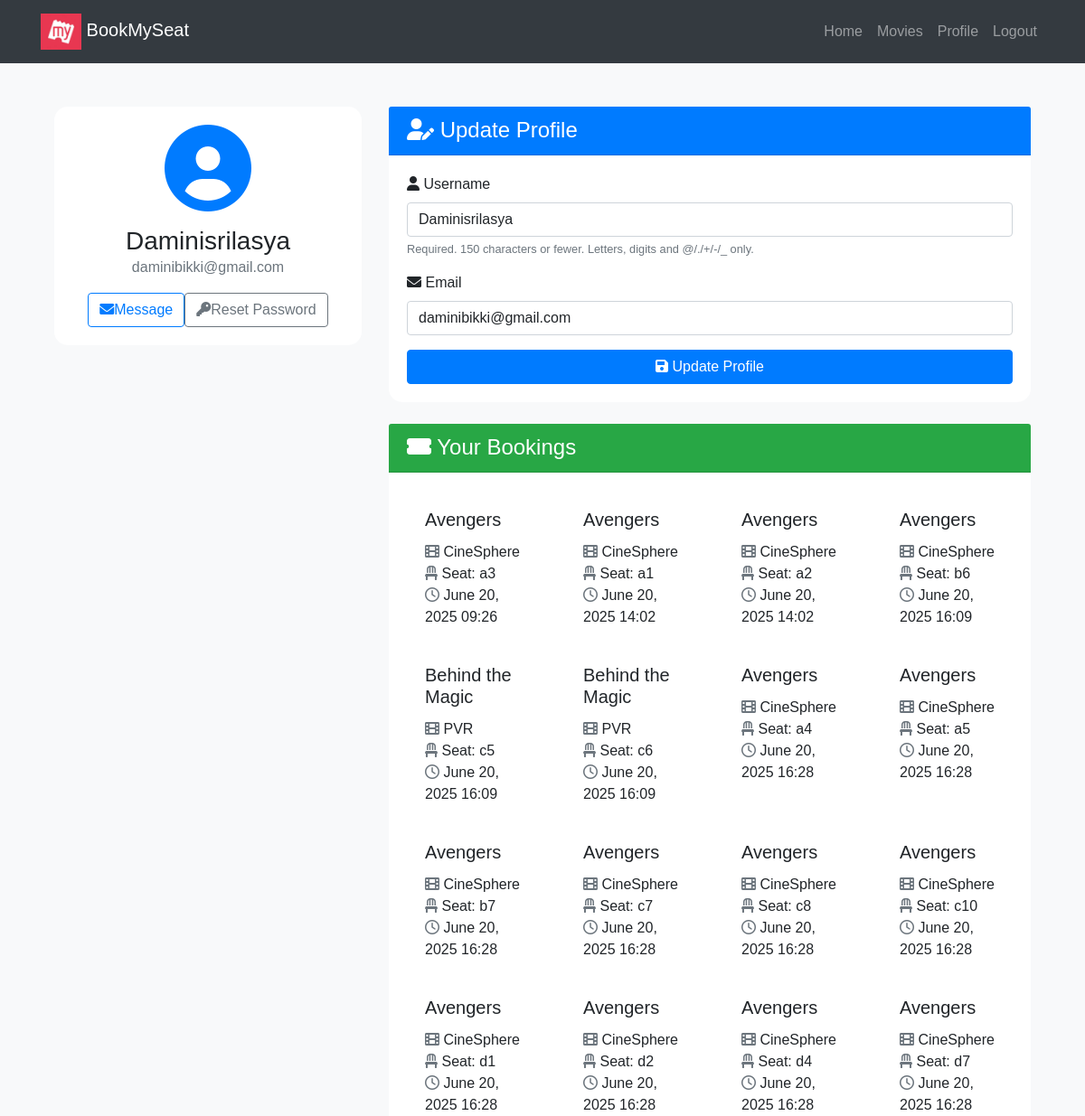
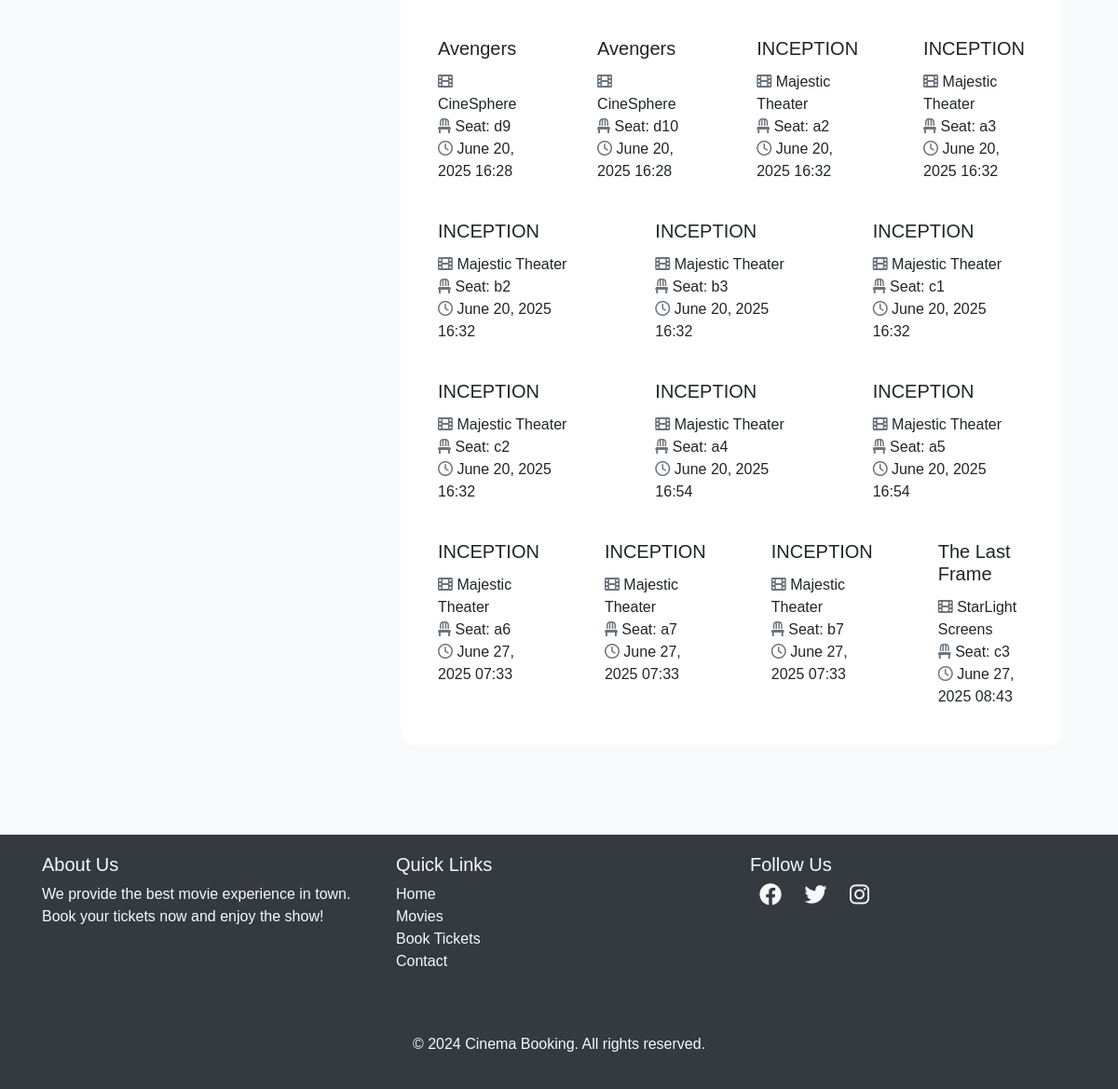
The app's page /users/profile/ (signed in) with its own data (2 pictures, top to bottom).
### movies/models.py (models this page shows, shortened)
class Booking(models.Model):
    user=models.ForeignKey(User,on_delete=models.CASCADE)
    seat=models.OneToOneField(Seat,on_delete=models.CASCADE)
    movie=models.ForeignKey(Movie,on_delete=models.CASCADE)
    theater=models.ForeignKey(Theater,on_delete=models.CASCADE)
    booked_at=models.DateTimeField(auto_now_add=True)

class Movie(models.Model):
    name= models.CharField(max_length=255)
    image= models.ImageField(upload_to="movies/")
    rating = models.DecimalField(max_digits=3,decimal_places=1)
    cast= models.TextField()
    description= models.TextField(blank=True,null=True)

class Theater(models.Model):
    name = models.CharField(max_length=255)
    movie = models.ForeignKey(Movie,on_delete=models.CASCADE,related_name='theaters')
    time= models.DateTimeField()
    base_price = models.DecimalField(max_digits=6, decimal_places=2, default=200.00)

class Seat(models.Model):
    theater = models.ForeignKey(Theater,on_delete=models.CASCADE,related_name='seats')
    seat_number = models.CharField(max_length=10)
    is_booked=models.BooleanField(default=False)

### users/views.py (the view)
# urls.py: path('profile/', profile, name='profile'),
@login_required
def profile(request):
    bookings= Booking.objects.filter(user=request.user)
    if request.method == 'POST':
        u_form = UserUpdateForm(request.POST, instance=request.user)
        if u_form.is_valid():
            u_form.save()
            return redirect('profile')
    else:
        u_form = UserUpdateForm(instance=request.user)
    return render(request, 'users/profile.html', {'u_form': u_form,'bookings':bookings})

### users/forms.py
class UserUpdateForm(forms.ModelForm):
    email = forms.EmailField()
    class Meta:
        model = User
        fields = ['username', 'email']

### templates/users/profile.html (shortened to what this page needs)
{% extends "users/basic.html" %} {% block content %}
<div class="container py-5">
  <div class="row">
    <div class="col-lg-4 mb-4">
      <div class="card shadow">
        <div class="card-body text-center">
          <div class="mb-3">
            <i class="fas fa-user-circle fa-6x text-primary"></i>
          </div>
          <h3 class="card-title mb-0">{{ user.username }}</h3>
          <p class="text-muted mb-3">{{ user.email }}</p>
          <div class="d-flex justify-content-center">
            <a href="#" class="btn btn-outline-primary me-2"><i class="fas fa-envelope me-2"></i>Message</a>
            <a href="{% url 'password_reset' %}" class="btn btn-outline-secondary"><i class="fas fa-key me-2"></i>Reset Password</a>
          </div>
        </div>
      </div>
    </div>
    <div class="col-lg-8">
      <div class="card shadow mb-4">
        <div class="card-header bg-primary text-white">
          <h4 class="mb-0"><i class="fas fa-user-edit me-2"></i> Update Profile</h4>
        </div>
        <div class="card-body">
          <form method="POST">
            {% for field in u_form %}
              <div class="mb-3">
                <label for="{{ field.id_for_label }}" class="form-label">
                  <i class="fas fa-{% if field.name == 'username' %}user{% elif field.name == 'email' %}envelope{% else %}info-circle{% endif %} me-2"></i>
                  {{ field.label }}
                </label>
                {{ field }}
                {% if field.help_text %}
                  <small class="form-text text-muted">{{ field.help_text }}</small>
                {% endif %}
              </div>
            {% endfor %}
            <button class="btn btn-primary w-100" type="submit"><i class="fas fa-save me-2"></i> Update Profile</button>
          </form>
        </div>
      </div>
      <div class="card shadow">
        <div class="card-header bg-success text-white">
          <h4 class="mb-0"><i class="fas fa-ticket-alt me-2"> </i> Your Bookings</h4>
        </div>
        <div class="card-body">
          {% if bookings %}
            <div class="row row-cols-1 row-cols-md-2 g-4">
              {% for booking in bookings %}
                <div class="col">
                  <div class="card h-100 border-0 shadow-sm">
                    <div class="card-body">
                      <h5 class="card-title">{{ booking.movie.name }}</h5>
                      <p class="card-text">
                        <i class="fas fa-film me-2 text-muted"> </i>  {{ booking.theater.name }}<br>
                        <i class="fas fa-chair me-2 text-muted"> </i>  Seat: {{ booking.seat.seat_number }}<br>
                        <i class="far fa-clock me-2 text-muted"> </i>  {{ booking.booked_at|date:"F d, Y H:i" }}
                      </p>
                    </div>
                  </div>
                </div>
              {% endfor %}
            </div>
          {% else %}
            <div class="text-center py-5">
              <i class="fas fa-ticket-alt fa-4x text-muted mb-3"></i>
              <p class="lead mb-0">No bookings yet. Time to plan your next movie night!</p>
            </div>
          {% endif %}
        </div>
      </div>
    </div>
  </div>
</div>
<link rel="stylesheet" href="https://cdnjs.cloudflare.com/ajax/libs/font-awesome/6.0.0-beta3/css/all.min.css">
{% endblock %}

### templates/users/basic.html (style rules this page uses)
body { font-family: Arial, sans-serif; }

### templates/users/profile.html (style rules this page uses)
body { background-color: #f8f9fa; }
.card { border-radius: 15px; border: none; transition: transform 0.3s ease-in-out; }
.card-header { border-top-left-radius: 15px; border-top-right-radius: 15px; }
form input, form select, form textarea { display: block; width: 100%; padding: 0.375rem 0.75rem; font-size: 1rem; font-weight: 400; line-height: 1.5; color: #212529; background-color: #fff; background-clip: padding-box; border: 1px solid #ced4da; border-radius: 0.25rem; transition: border-color 0.15s ease-in-out, box-shadow 0.15s ease-in-out; }

### records on screen
Booking: movie.name "Avengers", theater.name "CineSphere", seat.seat_number "a3", booked_at "June 20, 2025 09:26"
Booking: movie.name "Avengers", theater.name "CineSphere", seat.seat_number "a1", booked_at "June 20, 2025 14:02"
Booking: movie.name "Avengers", theater.name "CineSphere", seat.seat_number "a2", booked_at "June 20, 2025 14:02"
Booking: movie.name "Avengers", theater.name "CineSphere", seat.seat_number "b6", booked_at "June 20, 2025 16:09"
Booking: movie.name "Behind the Magic", theater.name "PVR", seat.seat_number "c5", booked_at "June 20, 2025 16:09"
Booking: movie.name "Behind the Magic", theater.name "PVR", seat.seat_number "c6", booked_at "June 20, 2025 16:09"
Booking: movie.name "Avengers", theater.name "CineSphere", seat.seat_number "a4", booked_at "June 20, 2025 16:28"
Booking: movie.name "Avengers", theater.name "CineSphere", seat.seat_number "a5", booked_at "June 20, 2025 16:28"
Booking: movie.name "Avengers", theater.name "CineSphere", seat.seat_number "b7", booked_at "June 20, 2025 16:28"
Booking: movie.name "Avengers", theater.name "CineSphere", seat.seat_number "c7", booked_at "June 20, 2025 16:28"
Booking: movie.name "Avengers", theater.name "CineSphere", seat.seat_number "c8", booked_at "June 20, 2025 16:28"
Booking: movie.name "Avengers", theater.name "CineSphere", seat.seat_number "c10", booked_at "June 20, 2025 16:28"
Booking: movie.name "Avengers", theater.name "CineSphere", seat.seat_number "d1", booked_at "June 20, 2025 16:28"
Booking: movie.name "Avengers", theater.name "CineSphere", seat.seat_number "d2", booked_at "June 20, 2025 16:28"
Booking: movie.name "Avengers", theater.name "CineSphere", seat.seat_number "d4", booked_at "June 20, 2025 16:28"
Booking: movie.name "Avengers", theater.name "CineSphere", seat.seat_number "d7", booked_at "June 20, 2025 16:28"
Booking: movie.name "Avengers", theater.name "CineSphere", seat.seat_number "d9", booked_at "June 20, 2025 16:28"
Booking: movie.name "Avengers", theater.name "CineSphere", seat.seat_number "d10", booked_at "June 20, 2025 16:28"
Booking: movie.name "INCEPTION", theater.name "Majestic Theater", seat.seat_number "a2", booked_at "June 20, 2025 16:32"
Booking: movie.name "INCEPTION", theater.name "Majestic Theater", seat.seat_number "a3", booked_at "June 20, 2025 16:32"
Booking: movie.name "INCEPTION", theater.name "Majestic Theater", seat.seat_number "b2", booked_at "June 20, 2025 16:32"
Booking: movie.name "INCEPTION", theater.name "Majestic Theater", seat.seat_number "b3", booked_at "June 20, 2025 16:32"
Booking: movie.name "INCEPTION", theater.name "Majestic Theater", seat.seat_number "c1", booked_at "June 20, 2025 16:32"
Booking: movie.name "INCEPTION", theater.name "Majestic Theater", seat.seat_number "c2", booked_at "June 20, 2025 16:32"
Booking: movie.name "INCEPTION", theater.name "Majestic Theater", seat.seat_number "a4", booked_at "June 20, 2025 16:54"
Booking: movie.name "INCEPTION", theater.name "Majestic Theater", seat.seat_number "a5", booked_at "June 20, 2025 16:54"
Booking: movie.name "INCEPTION", theater.name "Majestic Theater", seat.seat_number "a6", booked_at "June 27, 2025 07:33"
Booking: movie.name "INCEPTION", theater.name "Majestic Theater", seat.seat_number "a7", booked_at "June 27, 2025 07:33"
Booking: movie.name "INCEPTION", theater.name "Majestic Theater", seat.seat_number "b7", booked_at "June 27, 2025 07:33"
Booking: movie.name "The Last Frame", theater.name "StarLight Screens", seat.seat_number "c3", booked_at "June 27, 2025 08:43"

### other values on screen
{{ user.username }} "Daminisrilasya"
{{ user.email }} "daminibikki@gmail.com"
{{ field.label }} "Username" "Email"
{{ field.help_text }} "Required. 150 characters or fewer. Letters, digits and @/./+/-/_ only."
